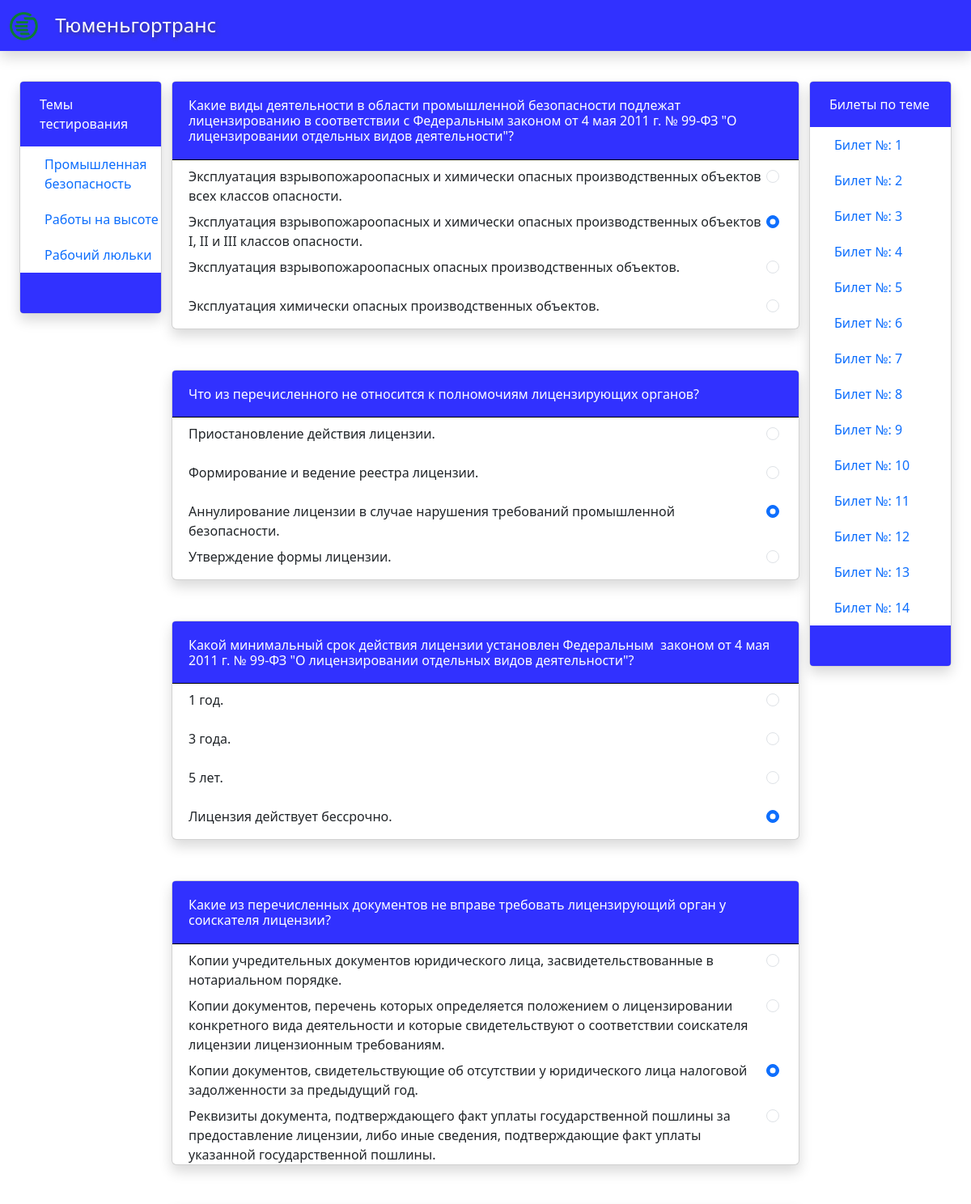
Page /tests/promyshlennaya-bezopasnost/4/ (upper part) on the committed database.
### core/models.py (models this page shows, shortened)
class Theme(models.Model):
    name = models.CharField(max_length=50, db_index=True, verbose_name='Тематика теста')
    slug = models.SlugField(max_length=60, db_index=True, null=True, blank=True, verbose_name='Слаг')
    class Meta:
        verbose_name = ('Тема')
        verbose_name_plural = ('Темы')
    def __str__(self):
        return self.name

class Question(models.Model):
    theme = models.ForeignKey('Theme', on_delete=models.CASCADE, null=True, blank=True, verbose_name='Тема вопроса')
    ticket = models.ForeignKey('Ticket', on_delete=models.CASCADE, null=True, blank=True, verbose_name='Билет')
    text = models.TextField(max_length=500, verbose_name='Вопрос')
    description = models.TextField(max_length=1000, null=True, blank=True, verbose_name='Пояснение к вопросу')
    multiselect = models.BooleanField(default=False, verbose_name='Несколько вариантов')
    class Meta:
        verbose_name = ('Вопрос')
        verbose_name_plural = ('Вопросы')

class Answer(models.Model):
    text = models.TextField(max_length=500, db_index=True)
    ques = models.ForeignKey(Question, on_delete=models.CASCADE, related_name='answers')
    correct = models.BooleanField(default=False)
    class Meta:
        verbose_name = ('Ответ')
        verbose_name_plural = ('Ответы')

class Ticket(models.Model):
    number = models.IntegerField(default=0, null=True, db_index=True, verbose_name='Билет')
    theme = models.ForeignKey('Theme', on_delete=models.CASCADE, related_name='theme')
    class Meta:
        verbose_name = ('Билет')
        verbose_name_plural = ('Билеты')

### core/views.py (the view)
# urls.py: path('<str:slug>/<int:number>/', views.ticket, name='ticket'),
def ticket(request, slug, number):
    themes = Theme.objects.all()
    tickets = Ticket.objects.filter(theme__slug=slug)
    questions = Question.objects.filter(theme__slug=slug).filter(ticket__number=number)
    answers = Answer.objects.filter(ques__ticket__number=number)
    data = {'themes': themes, 'tickets': tickets, 'questions': questions, 'answers': answers}
    if request.method == 'POST':
        return render(request, 'core/ticket.html', {'context': data})
    else:
        return render(request, 'core/ticket.html', {'context': data})

### templates/core/ticket.html (shortened to what this page needs)
{% extends 'core/main.html' %}
{% block right-aside %}
    <div class="card shadow me-4 aside">
        <div class="aside-title ps-4 pt-3 pb-3">
            Билеты по теме
        </div>
        {% for ticket in context.tickets %}
            <a class="theme-link" href='{% url "ticket" ticket.theme.slug ticket.number %}'>Билет №: {{ ticket.number }}</a>
        {% endfor %}
        <div class="aside-bottom ps-4 pt-3 pb-3">
        </div>
    </div>
{% endblock %}
{% block content %}
<div class="container">
    <div class="row">
        <ul class="list-group p-0 m-0">
            <form action="" method="post">
            {% for question in context.questions %}
            <div class="card question-card shadow">
                <div class="ticket-title"
                     data-bs-toggle="tooltip"
                     data-bs-placement="bottom"
                     title='{{ question.description }}'
                >
                    <h6>{{ question.text }}</h6>
                </div>
                <ul class="list">
                    {% for answer in context.answers %}
                        {% if question.id == answer.ques.id %}
                            <li class="pt-2 d-flex justify-content-between">
                                {{ answer.text }}
                                {% if not question.multiselect %}
                                    <p class="pe-4">
                                         <input class="form-check-input"
                                         type="radio"
                                         name="{{ question.pk }}"
                                         value="{{ answer.correct }}"
                                         {% if answer.correct %}checked{% endif %}>
                                    </p>
                                {% endif %}
                            </li>
                        {% endif %}
                    {% endfor %}
                </ul>
            </div>
            {% endfor %}
            </form>
        </ul>
    </div>
</div>
{% endblock %}

### templates/core/main.html (shortened to what this page needs)
{% extends 'base.html' %}
{% block left-aside %}
    <div class="card shadow ms-4 aside">
        <div class="aside-title ps-4 pt-3 pb-3">
            Темы тестирования
        </div>
        {% for theme in context.themes %}
            <a class="theme-link active" href='{% url "theme_choice" theme.slug %}'>{{ theme }}</a>
        {% endfor %}
        <div class="aside-bottom ps-4 pt-3 pb-3">
        </div>
    </div>
{% endblock %}

### static/css/styles.css (style rules this page uses)
body { padding-top: 100px; }
ul { list-style: none; padding: 0; }
li { padding-left: 20px; }
.ticket-title { background-color: rgba(0, 0, 255, 0.808); color: white; padding-left: 20px; padding-right: 20px; padding-bottom: 10px; padding-top: 20px; border-top-right-radius: 4px; border-top-left-radius: 4px; border-bottom: 1px solid black; }
.question-card { margin-bottom: 50px; }
.aside { position: sticky; top: 100px; }
.theme-link { text-decoration: none; padding-top: 10px; padding-bottom: 10px; padding-left: 30px; }
.aside-title { background-color: rgba(0, 0, 255, 0.808); color: white; border-top-right-radius: 4px; border-top-left-radius: 4px; }
.aside-bottom { background-color: rgba(0, 0, 255, 0.808); color: white; border-bottom-left-radius: 4px; border-bottom-right-radius: 4px; height: 50px; }

### rows in the picture
Theme: name "Промышленная безопасность"
Theme: name "Работы на высоте"
Theme: name "Рабочий люльки"
Question: text "Какие виды деятельности в области промышленной безопасности подлежат лицензированию в соответствии с Федеральным законом от 4 мая 2011 г. № 99-ФЗ \"О лицензировании отдельных видов деятельности\"?"
Answer: text "Эксплуатация взрывопожароопасных и химически опасных производственных объектов всех классов опасности."
Answer: text "Эксплуатация взрывопожароопасных и химически опасных производственных объектов I, II и III классов опасности.", correct "☑"
Answer: text "Эксплуатация взрывопожароопасных опасных производственных объектов."
Answer: text "Эксплуатация химически опасных производственных объектов."
Question: text "Что из перечисленного не относится к полномочиям лицензирующих органов?"
Answer: text "Приостановление действия лицензии."
Answer: text "Формирование и ведение реестра лицензии."
Answer: text "Аннулирование лицензии в случае нарушения требований промышленной безопасности.", correct "☑"
Answer: text "Утверждение формы лицензии."
Question: text "Какой минимальный срок действия лицензии установлен Федеральным законом от 4 мая 2011 г. № 99-ФЗ \"О лицензировании отдельных видов деятельности\"?"
Answer: text "1 год."
Answer: text "3 года."
Answer: text "5 лет."
Answer: text "Лицензия действует бессрочно.", correct "☑"
Question: text "Какие из перечисленных документов не вправе требовать лицензирующий орган у соискателя лицензии?"
Answer: text "Копии учредительных документов юридического лица, засвидетельствованные в нотариальном порядке."
Answer: text "Копии документов, перечень которых определяется положением о лицензировании конкретного вида деятельности и которые свидетельствуют о соответствии соискателя лицензии лицензионным требованиям."
Answer: text "Копии документов, свидетельствующие об отсутствии у юридического лица налоговой задолженности за предыдущий год.", correct "☑"
Answer: text "Реквизиты документа, подтверждающего факт уплаты государственной пошлины за предоставление лицензии, либо иные сведения, подтверждающие факт уплаты указанной государственной пошлины."
Ticket: number "1"
Ticket: number "2"
Ticket: number "3"
Ticket: number "4"
Ticket: number "5"
Ticket: number "6"
Ticket: number "7"
Ticket: number "8"
Ticket: number "9"
Ticket: number "10"
Ticket: number "11"
Ticket: number "12"
Ticket: number "13"
Ticket: number "14"
